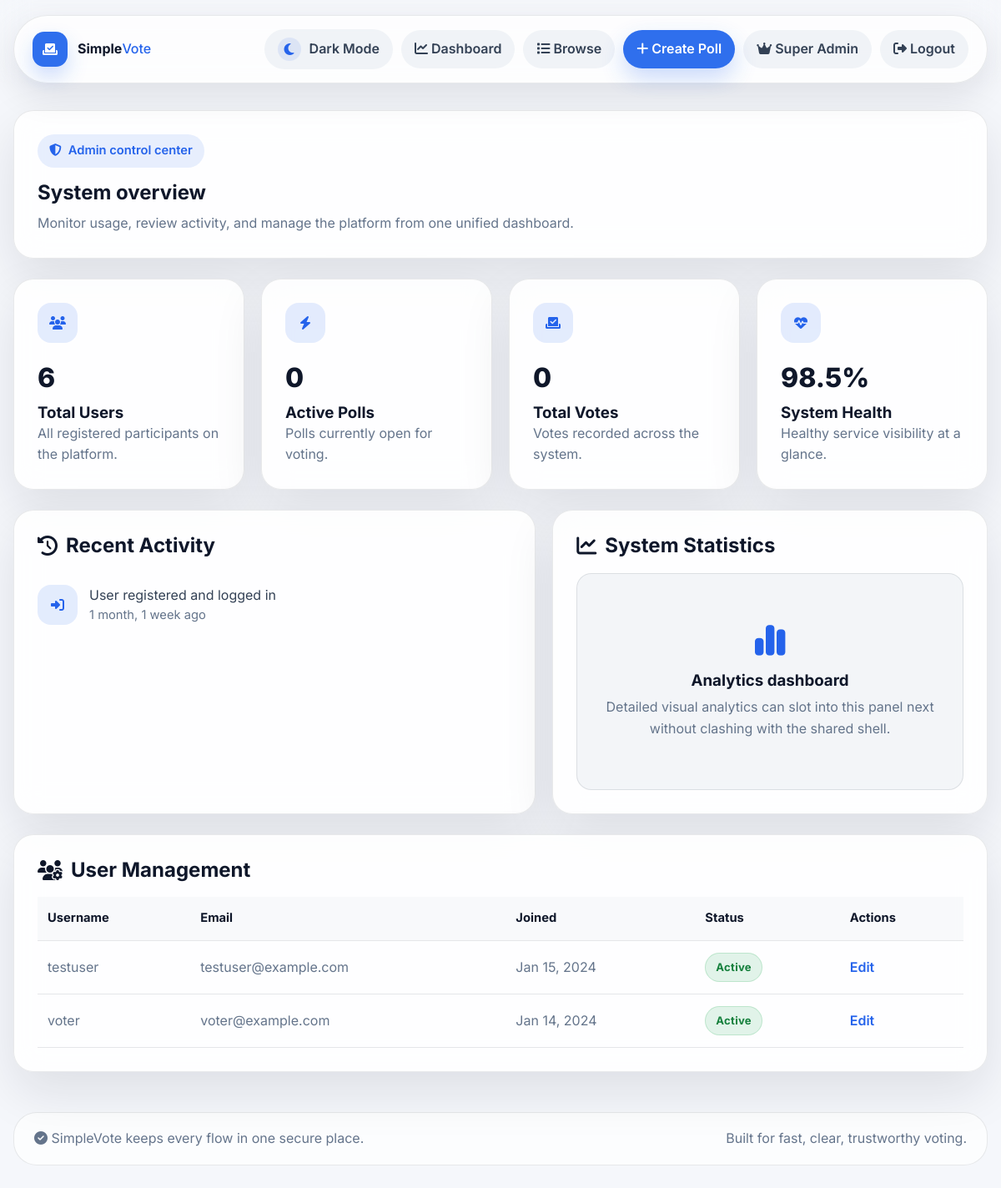
The page /accounts/admin-dashboard/ (signed in) on the database as committed earlier.
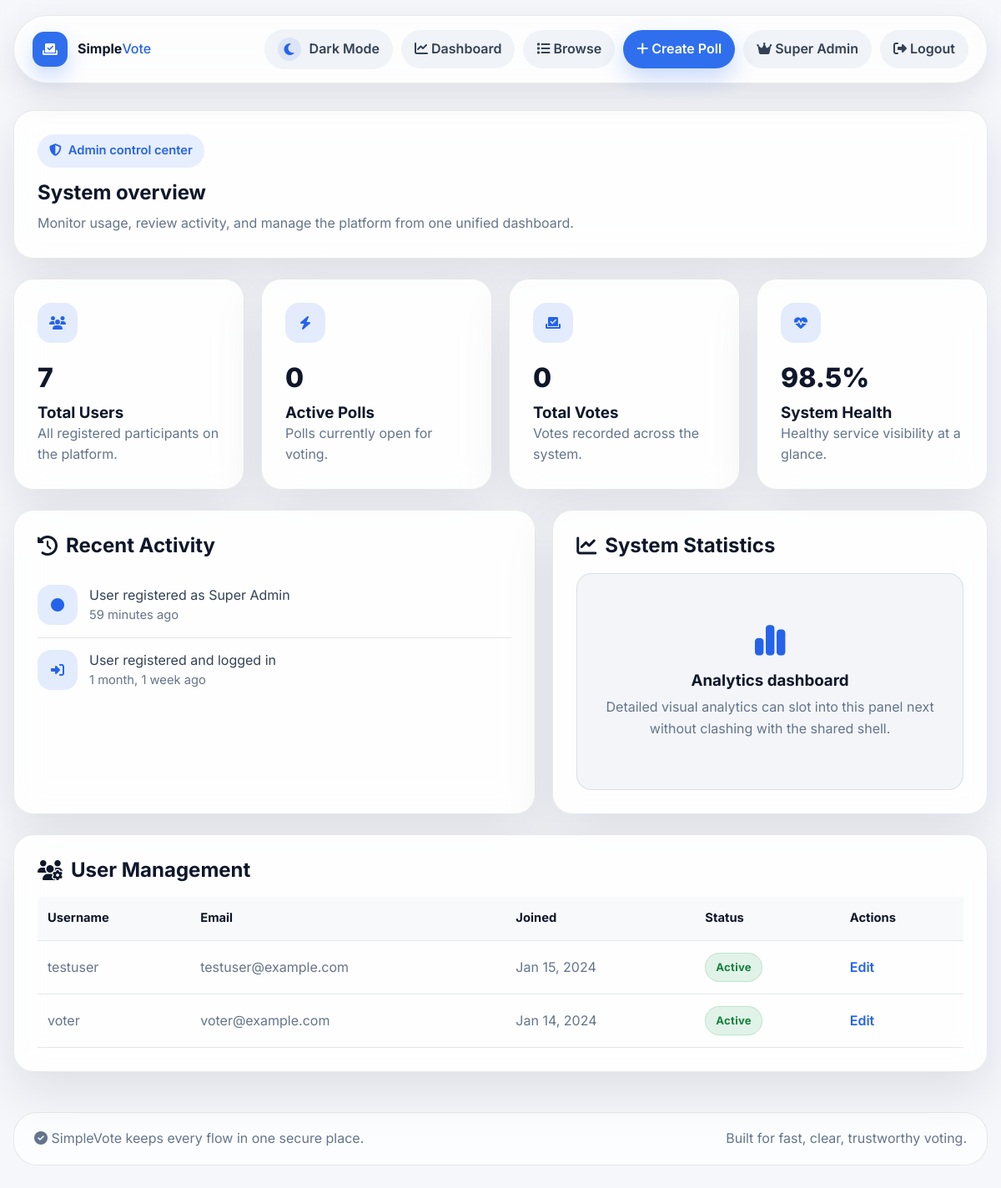
The same page on the database as committed later.
### accounts/models.py (models this page shows, shortened)
class UserActivity(models.Model):
    user = models.ForeignKey(User, on_delete=models.CASCADE, related_name='activities')
    activity_type = models.CharField(max_length=50, choices=[
        ('poll_created', 'Poll Created'),
        ('vote_cast', 'Vote Cast'),
        ('poll_ended', 'Poll Ended'),
        ('profile_updated', 'Profile Updated'),
        ('login', 'Login'),
        ('logout', 'Logout'),
        ('registration', 'Registration'),
        ('admin_registration', 'Admin Registration'),
    ])
    description = models.TextField()
    timestamp = models.DateTimeField(auto_now_add=True)
    related_poll = models.ForeignKey('voting.Poll', on_delete=models.CASCADE, null=True, blank=True)
    class Meta:
        ordering = ['-timestamp']
        indexes = [
            models.Index(fields=['user', 'timestamp']),
            models.Index(fields=['activity_type', 'timestamp']),
        ]

### accounts/views.py (the view)
# urls.py: path('admin-dashboard/', views.admin_dashboard_view, name='admin_dashboard'),
@login_required
def admin_dashboard_view(request):
    if not request.user.is_staff:
        messages.error(request, 'You do not have permission to access the admin dashboard.')
        return redirect('accounts:dashboard')
    total_users = User.objects.count()
    active_polls = Poll.objects.filter(
        end_date__gt=timezone.now(),
        start_date__lte=timezone.now()
    ).count()
    total_votes = Vote.objects.count()
    recent_activities = UserActivity.objects.select_related('user').order_by('-timestamp')[:10]
    context = {
        'total_users': total_users,
        'active_polls': active_polls,
        'total_votes': total_votes,
        'recent_activities': recent_activities,
    }
    return render(request, 'accounts/admin_dashboard.html', context)

### templates/accounts/admin_dashboard.html (shortened to what the changed rows need)
{% extends 'base.html' %}
{% block content %}
<div class="admin-dashboard">
    <section class="admin-header">
        <h1 style="margin: 16px 0 10px;">System overview</h1>
    </section>
    <section class="stats-grid">
        <article class="stat-card">
            <div class="stat-icon"><i class="fas fa-users"></i></div>
            <div class="stat-value">{{ total_users }}</div>
            <h3>Total Users</h3>
            <p>All registered participants on the platform.</p>
        </article>
    </section>
    <section class="content-grid">
        <article class="section-card">
            <h2 class="section-title"><i class="fas fa-clock-rotate-left"></i> Recent Activity</h2>
            {% for activity in recent_activities %}
                <div class="activity-item">
                    <div class="activity-icon">
                        {% if activity.activity_type == 'poll_created' %}
                            <i class="fas fa-plus"></i>
                        {% elif activity.activity_type == 'vote_cast' %}
                            <i class="fas fa-check"></i>
                        {% elif activity.activity_type == 'login' %}
                            <i class="fas fa-right-to-bracket"></i>
                        {% else %}
                            <i class="fas fa-circle"></i>
                        {% endif %}
                    </div>
                    <div>
                        <div class="activity-text">{{ activity.description }}</div>
                        <div class="activity-time">{{ activity.timestamp|timesince }} ago</div>
                    </div>
                </div>
            {% empty %}
                <div class="empty-box">
                    <i class="fas fa-clock"></i>
                    <h3>No recent activity</h3>
                    <p>System events will appear here once they start flowing in.</p>
                </div>
            {% endfor %}
        </article>
        <article class="section-card">
            <h2 class="section-title"><i class="fas fa-chart-line"></i> System Statistics</h2>
        </article>
    </section>
    <section class="section-card">
        <h2 class="section-title"><i class="fas fa-users-gear"></i> User Management</h2>
        <div style="overflow-x:auto;">
            <table>
                <thead>
                    <tr>
                        <th>Username</th>
                        <th>Email</th>
                        <th>Joined</th>
                        <th>Status</th>
                        <th>Actions</th>
                    </tr>
                </thead>
            </table>
        </div>
    </section>
</div>
{% endblock %}

Rows that differ between the two databases and show on the page:
added UserActivity: description "User registered as Super Admin", timestamp "59 minutes"
Other text that changed with them:
{{ total_users }}: "6" → "7"
